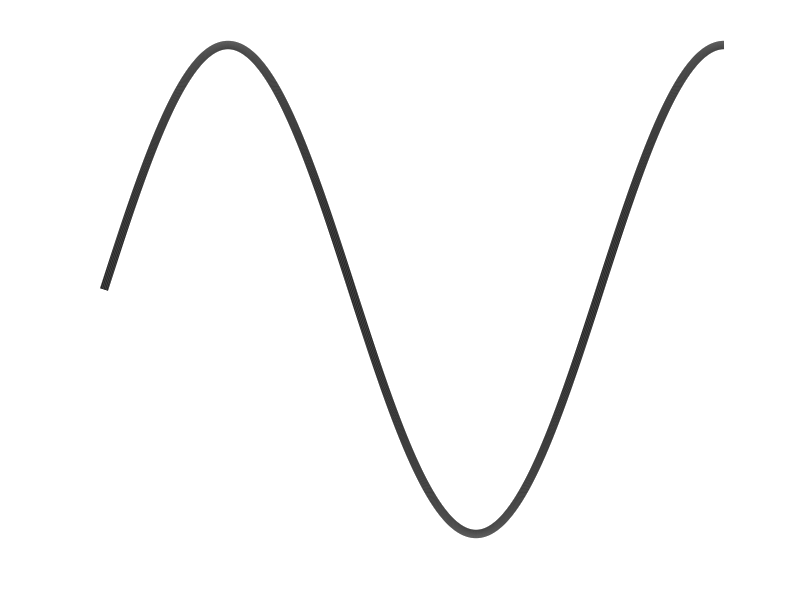
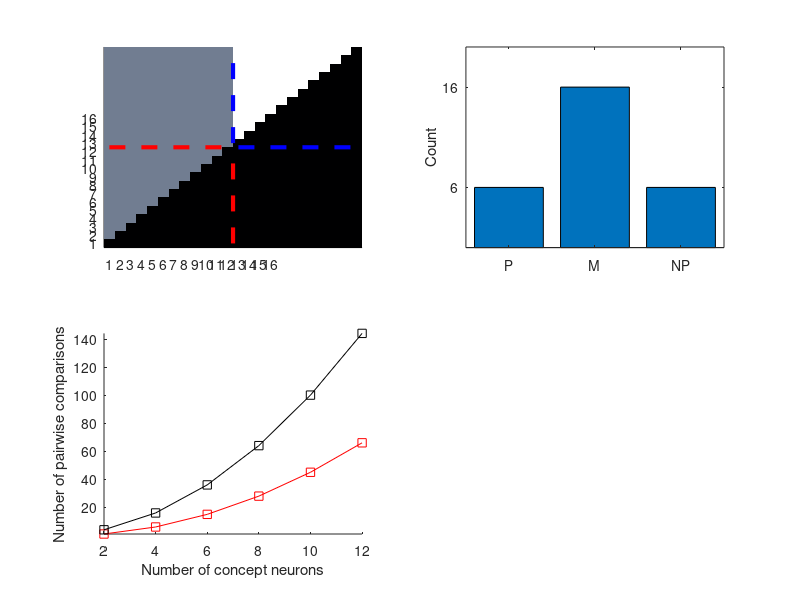

These charts were generated, in order, by the following MATLAB code:
%%

Fs = 10e3;
t = 0:1/Fs:.25;
sig1 = sin(2*pi*5.*t);%+.05.*randn(1,length(t));
%sig2 = sin(2*pi*.35.*t)+.05.*randn(1,length(t));
sig =sig1;%(sig1.*sig2);

% x = conv(sig,gausswin(1/5*Fs));
% d1 = floor((length(x)-length(sig))/2);
% d2 = round((length(x)-length(sig))/2);
% 
% x = x(d2:length(x)-d2);
% x = sign(x)==1;
% x = diff(x);
% 
% idx = [[1 find(x==1)];find(x==-1)];
% 
% m = [min(sig) max(sig)];

figure;
hold on;
% h = zeros(1,size(idx,2));
% for it = 1:size(idx,2)
%     h(it) = area(t(idx(:,it)),[m(2) m(2)],m(1),'ShowBaseline','off');
% end;
%set(h(1:it),'EdgeColor','w');
%set(h(1:it),'FaceColor',[.85 .85 .85]);
plot(t,sig,'k','LineWidth',6);
set(gca,'XTick',0:.2:1);
axis off;
%%
cn = 2:2:12;
N = zeros(length(cn),3);
for kt = 1:length(cn)
    np =cn(kt);
    nnp = np;
    n = np +nnp;
    %%
    l = [ones(1,np) 2*ones(1,nnp)];
    l = 1:length(l);
    %%
    p =zeros(n*(n-1)/2,2);
    k = 0;
    for it = 1:length(l)
        for jt = it+1:length(l)
            k = k+1;
            p(k,:) = [l(it) l(jt)];
            
        end;
    end;
    %%
    np_p = length(intersect(find(p(:,1)<=np),find(p(:,2)<=np)));
    np_m = length(intersect(find(p(:,1)<=np),find(p(:,2)>np)));
    np_np = length(intersect(find(p(:,1)>np),find(p(:,2)>np)));
    %%
    if cn(kt) ==4
       np_p2 = np_p;
       np_m2  = np_m;
       np_np2 = np_np;
       np2 = np;
       nnp2 = nnp;
    end;
    %%
    N(kt,1) = np_p;
    N(kt,2) = np_m;
    N(kt,3) = np_np;
end;
%%
M = zeros(np2+nnp2,np2+nnp2);

for it = 1:length(l)
    if it <=length(l)/2
        M(p(find(p(:,1)==it),2),it) = 1;%l(it);
    else
        M(p(find(p(:,1)==it),2),it) = 2;%l(it);
    end;
end;

figure;
subplot(221);
hold on;
h = imagesc(M);
plot([length(l)/2 length(l)/2]+.5,[1 length(l)/2],'r--','LineWidth',3);
plot([1 length(l)/2],[length(l)/2 length(l)/2]+.5,'r--','LineWidth',3);
plot([length(l)/2 length(l)/2]+.5,[length(l)/2+1 length(l)],'b--','LineWidth',3);
plot([length(l)/2+1 length(l)],[length(l)/2 length(l)/2]+.5,'b--','LineWidth',3);

axis xy;axis tight;
set(gca,'XTick',1:16);
set(gca,'YTick',1:16);
colormap bone;


subplot(222);

bar([1 2 3],[np_p2 np_m2 np_np2]);
set(gca,'YTick',[min([np_p2 np_m2 np_np2]) max([np_p2 np_m2 np_np2])]);
ylabel('Count');
set(gca,'XTickLabel',{'P' 'M' 'NP'});

subplot(223);
hold on;
plot(cn,N(:,1),'rs-');
plot(cn,N(:,2),'ks-');
axis tight;
xlabel('Number of concept neurons')
ylabel('Number of pairwise comparisons');